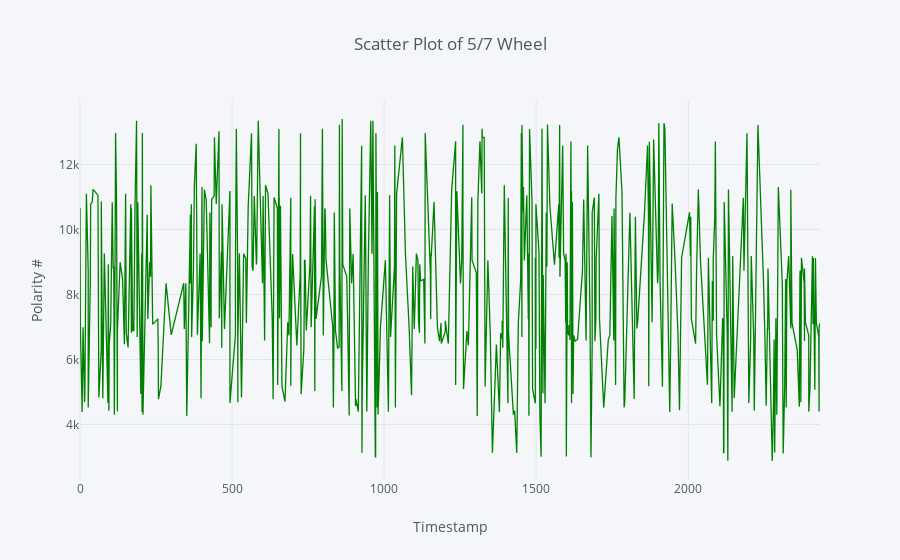

The notebook cell saved with this chart:
### Code cell
data1[:500].iplot(kind='scatter',x=' Timestamp',y='Polarity', 
                   xTitle='Timestamp', yTitle='Polarity #',title='Scatter Plot of 5/7 Wheel',color='green')

### Figure 1 — Plotly figure (JSON) as saved in the notebook; plotly's stock layout.template omitted (floating-point values rounded to 4 significant figures; data arrays with more than 128 entries replaced by an {"elided": "..."} marker saying what was removed)
{"data": [{"line": {"color": "rgba(0, 128, 0, 1.0)", "dash": "solid", "shape": "linear", "width": 1.3}, "mode": "lines", "name": "Polarity", "text": "", "type": "scatter", "uid": "23cb4584-4d7e-47b2-88b4-d231d112f7e0", "x": {"elided": "500 int values"}, "y": {"elided": "500 int values"}}], "layout": {"legend": {"bgcolor": "#F5F6F9", "font": {"color": "#4D5663"}}, "paper_bgcolor": "#F5F6F9", "plot_bgcolor": "#F5F6F9", "title": {"font": {"color": "#4D5663"}, "text": "Scatter Plot of 5/7 Wheel"}, "xaxis": {"gridcolor": "#E1E5ED", "showgrid": true, "tickfont": {"color": "#4D5663"}, "title": {"font": {"color": "#4D5663"}, "text": "Timestamp"}, "zerolinecolor": "#E1E5ED"}, "yaxis": {"gridcolor": "#E1E5ED", "showgrid": true, "tickfont": {"color": "#4D5663"}, "title": {"font": {"color": "#4D5663"}, "text": "Polarity #"}, "zerolinecolor": "#E1E5ED"}}}
